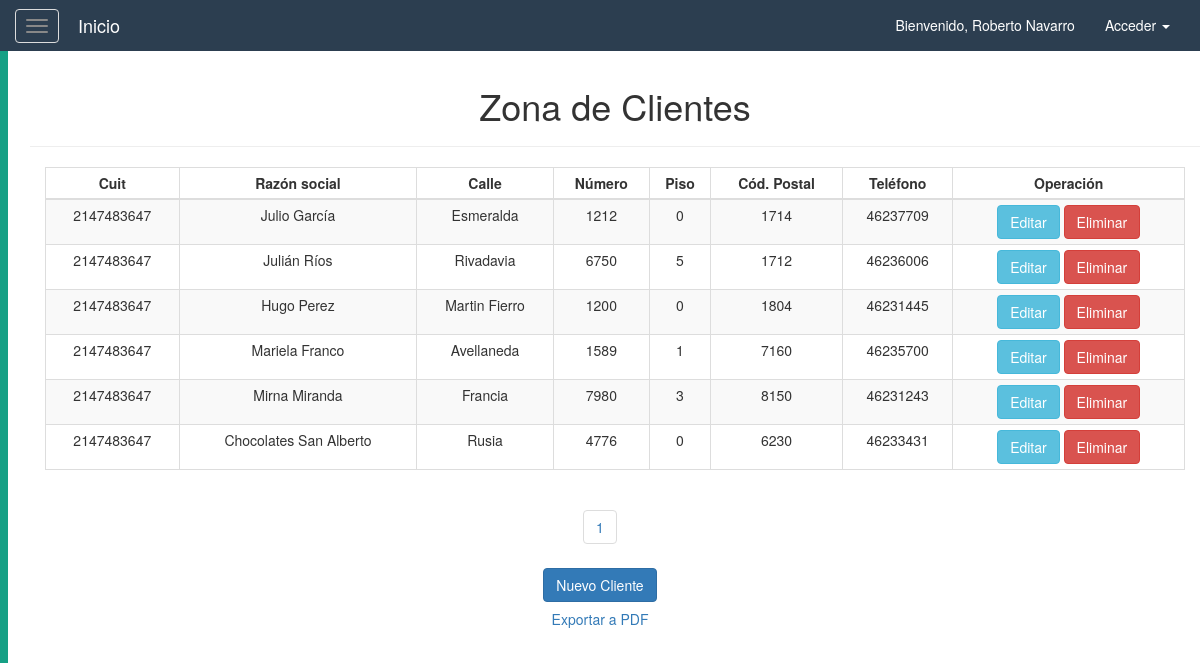
Screenshot of /logistica/vista_clientes.php (signed in) with the database file from the repository.
### tables this page shows
CREATE TABLE Cliente(
	idCliente int(11) NOT NULL AUTO_INCREMENT,
    cuit int(11) NOT NULL,
    razon varchar(45) NOT NULL,
    telefono varchar(45) NOT NULL,
    dom_cp int(11) NOT NULL,
    dom_calle varchar(45) NOT NULL, 
    dom_numero int(11) NOT NULL,
    dom_piso int(11) NOT NULL,
    PRIMARY KEY (idCliente)
);

### resources/config.php (called while the page is built, shortened)
<?php
    $TEMPLATES_PATH=$_SERVER['DOCUMENT_ROOT'].'/resources/templates';
    $DB_PATH=$_SERVER['DOCUMENT_ROOT'].'/resources/db';
    require_once($TEMPLATES_PATH.'/cssHead.php');
    require_once($DB_PATH.'/control.php');
?>

### resources/db/control.php (called while the page is built, shortened)
<?php
    class controlDB{
        function __construct(){
            try{
            $host="localhost";
            $dbname="logistica";
            $user="root";
            $pass="";
            $this->con=mysqli_connect($host,$user,$pass) or die("No se puede conectar con la base de datos.");
            mysqli_select_db($this->con,$dbname)or die("No se encuentra la base de datos.");
            mysqli_set_charset($this->con, "utf8");
            }catch(Exception $ex){
                throw $ex;
            }
        }
        function consultar($sql){
            $result=mysqli_query($this->con,$sql);
            $data=null;
            while($fila=mysqli_fetch_assoc($result)){
                $data[]=$fila;
            }
            return $data;
        }
    }
?>

### resources/library/clientes_pag.php (called while the page is built, shortened)
<?php
        $tamagno_paginas = 6;
        if(isset($_GET['pagina'])) {
            $pag = $_GET['pagina'];
        } else {
            $pag = 1;
        }
        $empezar_desde = ($pag-1) * $tamagno_paginas;
        $datos = $obj -> consultar("SELECT *
            FROM cliente
            ORDER BY cuit
            LIMIT $empezar_desde, $tamagno_paginas");
        $num_filas = count($obj->consultar("SELECT *
            FROM cliente"));
        $total_paginas = ceil($num_filas/$tamagno_paginas);
?>

### logistica/vista_clientes.php (the view, shortened to what this page needs)
<!DOCTYPE html>
<html lang="es">
<head>
    <?php
        require_once($_SERVER['DOCUMENT_ROOT'].'/resources/config.php');
        $obj = new controlDB();
        include $LIBRARY_PATH.'/clientes_pag.php';
    ?>
</head>
<body>
    <?php
        require_once($_SERVER['DOCUMENT_ROOT'].'/resources/templates/header.php');
    ?>
    <div id="wrapper">
        <?php
            require_once($_SERVER['DOCUMENT_ROOT'].'/resources/templates/sidebar.php');
        ?>
        <div id="page-content-wrapper">
            <div class="container-fluid">
                <div class="row">
                    <div class="col-lg-12 text-center">
                        <div class="container">
                            <div class="row">
                                <div class="col">
                                    <h1>Zona de Clientes</h1>
                                    <hr/>
                                </div>
                            </div>
                        </div>
                        <div class="container">
                            <div class="row">
                                <div class="col-lg-12 col-md-12 col-sm-12 col-xs-12">
                                    <div class="table-responsive">
                                        <table class="table table-striped table-bordered table-condensed table-hover">
                                            <thead>
                                                <th  class="text-center">Cuit</th>
                                                <th  class="text-center">Razón social</th>
                                                <th  class="text-center">Calle</th>
                                                <th  class="text-center">Número</th>
                                                <th  class="text-center">Piso</th>
                                                <th  class="text-center">Cód. Postal</th>
                                                <th  class="text-center">Teléfono</th>
                                                <th  class="text-center">Operación</th>
                                            </thead>
                                            <?php foreach($datos as $td){ ?>
                                            <tr>
                                                <td><?php echo $td['cuit']; ?></td>
                                                <td><?php echo utf8_decode(ucwords(strtolower($td['razon']))); ?></td>
                                                <td><?php echo utf8_decode(ucwords(strtolower($td['dom_calle']))); ?></td>
                                                <td><?php echo $td['dom_numero']; ?></td>
                                                <td><?php echo $td['dom_piso']; ?></td>
                                                <td><?php echo $td['dom_cp']; ?></td>
                                                <td><?php echo $td['telefono']; ?></td>
                                                <td class="text-center">
                                                    <a href="editarCliente.php?id=<?php echo $td["idCliente"]?>">
                                                        <button class="btn btn-info">Editar</button>
                                                    </a>
                                                    <a href="bdCliente.php?id=<?php echo $td["idCliente"]?>&funcion=eliminar">
                                                        <button class="btn btn-danger">Eliminar</button>
                                                    </a>
                                                </td>
                                            </tr>
                                            <?php } ?>
                                        </table>
                                    </div>
                                </div>
                            </div>
                        </div>
                        <div class="row">
                            <div class="col">
                                <?php
                                    for($i = 1; $i <= $total_paginas; $i++){
                                    echo "<ul class='pagination'>
                                        <li><a href='?pagina=".$i."'>".$i."</a></li>
                                    </ul>";}
                                ?>
                            </div>
                        </div>
                        <div class="row">
                                <div class="col">
                                    <a href="registrarCliente.php" class="btn btn-primary">Nuevo Cliente</a>
                                </div>
                        </div>
                        <div class="row">
                            <a href="/logistica/exportarCliente.php" target="_blank">
                                <button class="btn btn-link">Exportar a PDF</button>
                            </a>
                        </div>
                    </div>
                </div>
            </div>
        </div>
    </div>
</body>
</html>

### resources/templates/cssHead.php
<?php
    echo "
        <meta charset='utf-8'>
        <meta name='viewport' content='width=device-width, initial-scale=1'>
        <link rel='stylesheet' href='/resources/css/bootstrap.min.css'>
        <link rel='stylesheet' href='/resources/css/fontello.css'>
        <link rel='stylesheet' href='/resources/css/frontEstilo.css'>
        <link rel='stylesheet' href='/resources/css/header.css'>
        <link rel='stylesheet' href='/resources/css/menuLateral.css'>
        <link rel='icon' href='/resources/images/title-logo.png' type='image/x-icon'>
    ";
?>

### resources/templates/header.php (shortened to what this page needs)
<nav class='navbar navbar-default'>
    <div class='container-fluid'>
        <div class='navbar-header'>
            <button type='button' class='navbar-toggle navbar-toggle-left collapsed' id='menu-toggle'>
        <span class='icon-bar'></span>
        <span class='icon-bar'></span>
        <span class='icon-bar'></span>
      </button>
            <a class='navbar-brand' href='ppal.php'>Inicio</a>
        </div>
        <div class='collapse navbar-collapse' id='bs-example-navbar-collapse-1'>
            <ul class='nav navbar-nav navbar-right'>
                <?php
                    echo "<li><a href='#'>Bienvenido, ".$_SESSION['usuario']."</a></li>";
                ?>
                <li class='dropdown'>
                    <a href='#' class='dropdown-toggle' data-toggle='dropdown' role='button' aria-haspopup='true' aria-expanded='false'>Acceder <span class='caret'></span></a>
                </li>
            </ul>
        </div>
    </div>
</nav>

### resources/templates/sidebar.php (shortened to what this page needs)
<div id='sidebar-wrapper'>
</div>

### resources/css/header.css (style rules this page uses)
.navbar { border-radius: 0px; }
.navbar-default { background-color:#2C3E50; border: #2C3E50 0px; color: white; }
.navbar-default .navbar-brand { color: white; }
.navbar-default .navbar-nav>li>a { color: white; }
.navbar { margin-bottom: 0px; }
.navbar-toggle-left { display: inline-block; }
.navbar-brand { display:inline-block; float:none; }
.navbar-toggle-left { float:none; }

### resources/css/menuLateral.css (style rules this page uses)
#sidebar-wrapper { z-index: 1; position: absolute; width: 0; height: 100%; overflow-y: hidden; background: #2C3E50; border-left: 8px solid #16A085; transition: all 0.4s ease; }
#page-content-wrapper { width: 100%; height: 100%; position: absolute; padding: 15px; }

### rows the page displays
cliente: cuit "2147483647", razon "Julio García", dom_calle "Esmeralda", dom_numero "1212", dom_piso "0", dom_cp "1714", telefono "46237709"
cliente: cuit "2147483647", razon "Julián Ríos", dom_calle "Rivadavia", dom_numero "6750", dom_piso "5", dom_cp "1712", telefono "46236006"
cliente: cuit "2147483647", razon "Hugo Perez", dom_calle "Martin Fierro", dom_numero "1200", dom_piso "0", dom_cp "1804", telefono "46231445"
cliente: cuit "2147483647", razon "Mariela Franco", dom_calle "Avellaneda", dom_numero "1589", dom_piso "1", dom_cp "7160", telefono "46235700"
cliente: cuit "2147483647", razon "Mirna Miranda", dom_calle "Francia", dom_numero "7980", dom_piso "3", dom_cp "8150", telefono "46231243"
cliente: cuit "2147483647", razon "Chocolates San Alberto", dom_calle "Rusia", dom_numero "4776", dom_piso "0", dom_cp "6230", telefono "46233431"

### other values shown
$_SESSION['usuario'] "Roberto Navarro"
